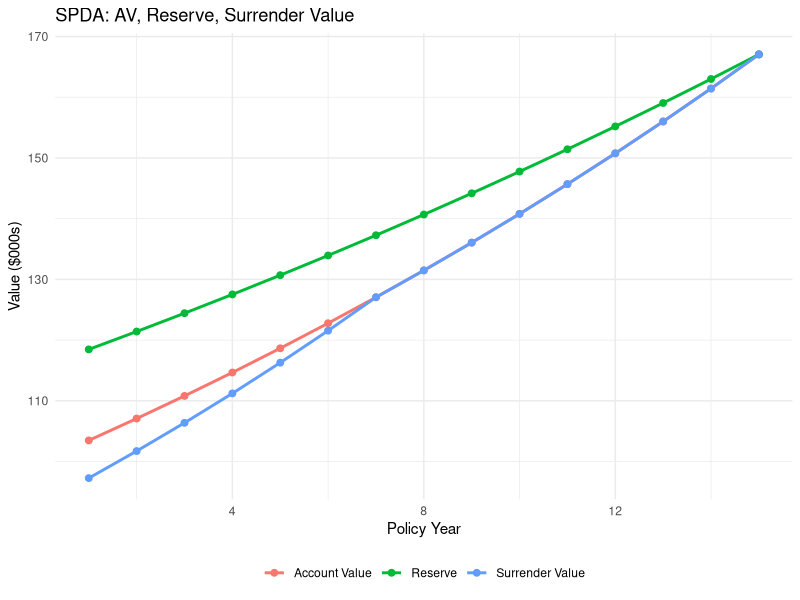
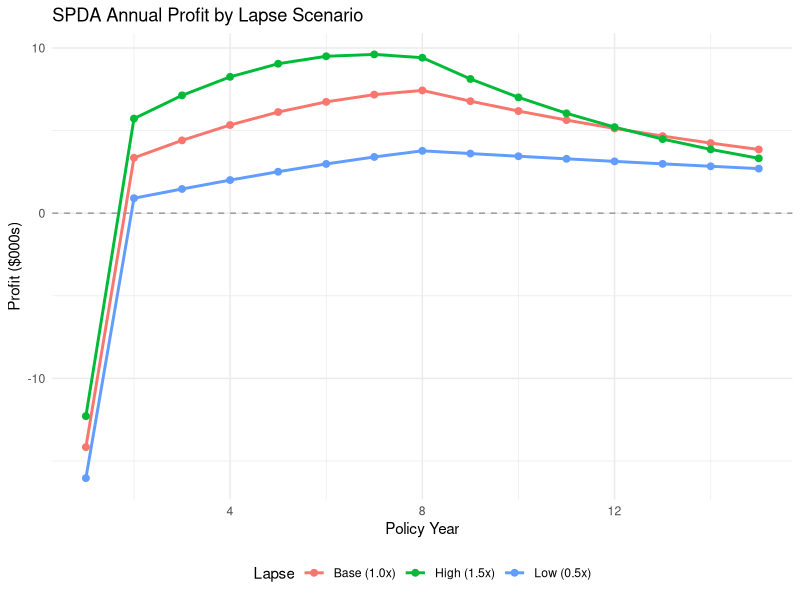
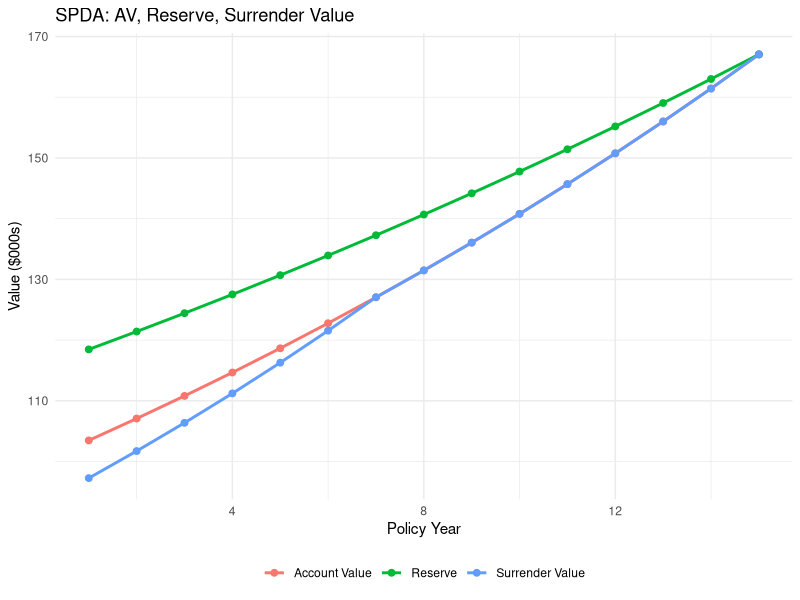
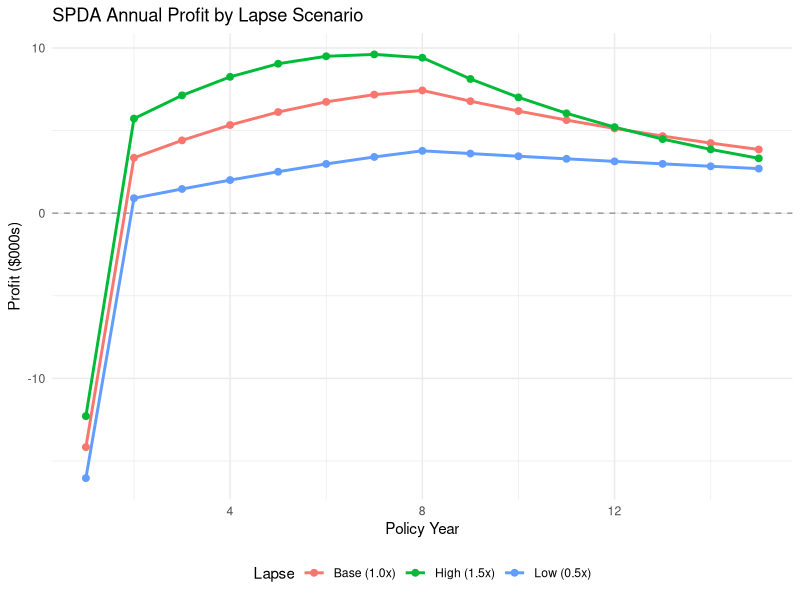

Write R code to recreate these figures, in order.
# 08_spda_pricing.R
# Single Premium Deferred Annuity — pricing, reserve adequacy, profit testing

library(readr)
library(dplyr)
library(tibble)
library(tidyr)
library(ggplot2)

# ── 0. Load life tables ───────────────────────────────────────────────────────

life_2019_f <- read_csv("data/processed/life_table_2019_female.csv", show_col_types = FALSE)
life_2019_m <- read_csv("data/processed/life_table_2019_male.csv",   show_col_types = FALSE)

price_whole_life_annuity <- function(lt, issue_age, annual_benefit, i) {
  v   <- 1 / (1 + i)
  dat <- lt %>% filter(age >= issue_age) %>% arrange(age)
  lx0 <- dat$lx[1]
  dat %>%
    mutate(t = age - issue_age, surv = lx / lx0) %>%
    summarise(nsp = sum(annual_benefit * v^t * surv, na.rm = TRUE)) %>%
    pull(nsp)
}

# ── 1. Assumptions ────────────────────────────────────────────────────────────

ISSUE_AGE      <- 50
DEFER_YRS      <- 15       # annuitizes at age 65
SP             <- 100000
CRED_RATE      <- 0.04     # credited to policyholder
INV_YIELD      <- 0.05     # company earns
EXP_RATIO      <- 0.005
ANNUITY_I      <- 0.03

sc_schedule    <- c(0.07, 0.06, 0.05, 0.04, 0.03, 0.02, 0.01, rep(0, 10))
base_lapse     <- c(0.03, 0.04, 0.05, 0.06, 0.07, 0.08, 0.09, rep(0.10, 10))

get_qx <- function(age) {
  life_2019_f %>% filter(age == !!age) %>% pull(qx) %>% first()
}

# ── 2. Accumulation phase ─────────────────────────────────────────────────────

run_accum <- function(lapse_mult = 1) {
  
  av   <- SP
  surv <- 1.0
  out  <- vector("list", DEFER_YRS)
  
  for (t in seq_len(DEFER_YRS)) {
    qx <- get_qx(ISSUE_AGE + t - 1)
    lr <- base_lapse[t] * lapse_mult
    sc <- sc_schedule[t]
    
    deaths   <- surv * qx
    lapses   <- (surv - deaths) * lr
    surv_new <- surv - deaths - lapses
    
    av_new   <- av * (1 + CRED_RATE) * (1 - EXP_RATIO)
    
    rem     <- DEFER_YRS - t
    av65    <- av_new * (1 + CRED_RATE)^rem
    reserve <- av65 / (1 + ANNUITY_I)^rem
    
    out[[t]] <- tibble(
      t          = t,
      av_bop     = av,
      av_eop     = av_new,
      qx         = qx,
      lapse_rate = lr,
      sc         = sc,
      surv_bop   = surv,
      deaths     = deaths,
      lapses     = lapses,
      surv_eop   = surv_new,
      reserve    = reserve,
      sv         = av_new * (1 - ifelse(t < DEFER_YRS, sc_schedule[t+1], 0))
    )
    
    av   <- av_new
    surv <- surv_new
  }
  
  bind_rows(out)
}

base <- run_accum()

# ── 3. Reserve adequacy ───────────────────────────────────────────────────────

base <- base %>% mutate(adequate = reserve >= sv)

cat("Reserve adequacy failures:", sum(!base$adequate), "\n")
print(base %>% select(t, av_eop, reserve, sv, adequate))

# ── 4. Annuitization at age 65 ────────────────────────────────────────────────

av65        <- base$av_eop[DEFER_YRS]
price_per1  <- price_whole_life_annuity(life_2019_f, 65, 1, ANNUITY_I)
ann_benefit <- av65 / price_per1

cat(sprintf("\nAV at 65: $%s  |  Annual benefit: $%s/yr  ($%s/mo)\n",
            format(round(av65), big.mark=","),
            format(round(ann_benefit), big.mark=","),
            format(round(ann_benefit/12), big.mark=",")))

# ── 5. Profit testing ─────────────────────────────────────────────────────────

run_profit <- function(lapse_mult = 1) {
  
  acc     <- run_accum(lapse_mult)
  profits <- numeric(DEFER_YRS + 1)
  
  res_prev <- SP
  profits[1] <- 0
  
  for (t in seq_len(DEFER_YRS)) {
    r       <- acc[t, ]
    assets  <- res_prev * r$surv_bop
    res_eop <- r$reserve * r$surv_eop
    
    profits[t+1] <-
      assets * INV_YIELD                    -
      r$av_bop * r$surv_bop * CRED_RATE    -
      r$av_bop * r$surv_bop * EXP_RATIO    -
      r$deaths * r$av_bop                  +
      r$lapses * r$av_bop * r$sc           -
      (res_eop - assets)
    
    res_prev <- r$reserve
  }
  
  irr <- tryCatch(
    uniroot(function(r) sum(profits / (1+r)^(0:DEFER_YRS)),
            c(-0.5, 2))$root,
    error = function(e) NA_real_
  )
  
  list(profits = profits, irr = irr, total = sum(profits))
}

p_base <- run_profit(1.0)
p_high <- run_profit(1.5)
p_low  <- run_profit(0.5)

cat("\n── Lapse sensitivity ──────────────────────\n")
cat(sprintf("  Low  (0.5x): total $%s  IRR %.2f%%\n",
            format(round(p_low$total),  big.mark=","), p_low$irr*100))
cat(sprintf("  Base (1.0x): total $%s  IRR %.2f%%\n",
            format(round(p_base$total), big.mark=","), p_base$irr*100))
cat(sprintf("  High (1.5x): total $%s  IRR %.2f%%\n",
            format(round(p_high$total), big.mark=","), p_high$irr*100))

# ── 6. Plots ──────────────────────────────────────────────────────────────────

dir.create("outputs", showWarnings = FALSE)

base %>%
  select(t, av_eop, reserve, sv) %>%
  pivot_longer(-t) %>%
  mutate(name = recode(name, av_eop="Account Value",
                       reserve="Reserve", sv="Surrender Value")) %>%
  ggplot(aes(t, value/1000, color=name)) +
  geom_line(linewidth=1) + geom_point(size=2) +
  labs(title="SPDA: AV, Reserve, Surrender Value",
       x="Policy Year", y="Value ($000s)", color=NULL) +
  theme_minimal() + theme(legend.position="bottom")

ggsave("outputs/08_av_reserve_sv.png", width=7, height=4, dpi=150)

tibble(
  year          = 1:DEFER_YRS,
  `Low (0.5x)`  = p_low$profits[-1],
  `Base (1.0x)` = p_base$profits[-1],
  `High (1.5x)` = p_high$profits[-1]
) %>%
  pivot_longer(-year) %>%
  ggplot(aes(year, value/1000, color=name)) +
  geom_line(linewidth=1) + geom_point(size=2) +
  geom_hline(yintercept=0, linetype="dashed", color="gray60") +
  labs(title="SPDA Annual Profit by Lapse Scenario",
       x="Policy Year", y="Profit ($000s)", color="Lapse") +
  theme_minimal() + theme(legend.position="bottom")

ggsave("outputs/08_profit_lapse.png", width=7, height=4, dpi=150)

cat("\nDone. Plots saved to outputs/\n")
